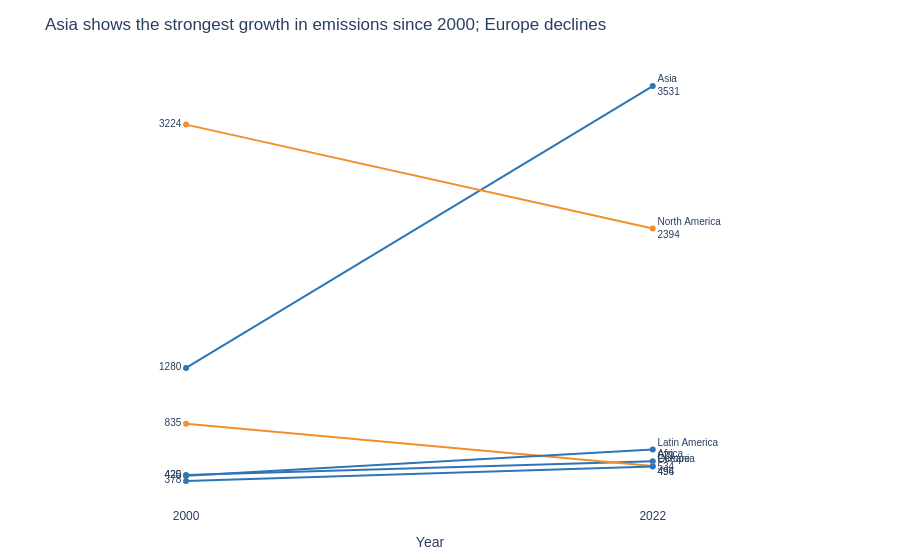

Write notebook code for a chart like this one.
### Code cell
fig.show()

### Figure 1 — Plotly figure (JSON) as saved in the notebook; plotly's stock layout.template omitted (floating-point values rounded to 4 significant figures)
{"data": [{"hovertemplate": "Region=Africa<br>Year=%{x}<br>CO2_Mt=%{y}<extra></extra>", "legendgroup": "Africa", "line": {"color": "#2E75B6", "dash": "solid"}, "marker": {"symbol": "circle"}, "mode": "lines+markers+text", "name": "Africa", "orientation": "v", "showlegend": false, "text": ["425", "Africa<br>534"], "textfont": {"family": "Arial", "size": 10}, "textposition": ["middle left", "middle right"], "type": "scatter", "x": [2000, 2022], "xaxis": "x", "y": [425.4, 534.4], "yaxis": "y"}, {"hovertemplate": "Region=Asia<br>Year=%{x}<br>CO2_Mt=%{y}<extra></extra>", "legendgroup": "Asia", "line": {"color": "#2E75B6", "dash": "solid"}, "marker": {"symbol": "circle"}, "mode": "lines+markers+text", "name": "Asia", "orientation": "v", "showlegend": false, "text": ["1280", "Asia<br>3531"], "textfont": {"family": "Arial", "size": 10}, "textposition": ["middle left", "middle right"], "type": "scatter", "x": [2000, 2022], "xaxis": "x", "y": [1280.0, 3531.0], "yaxis": "y"}, {"hovertemplate": "Region=Europe<br>Year=%{x}<br>CO2_Mt=%{y}<extra></extra>", "legendgroup": "Europe", "line": {"color": "#F28E2B", "dash": "solid"}, "marker": {"symbol": "circle"}, "mode": "lines+markers+text", "name": "Europe", "orientation": "v", "showlegend": false, "text": ["835", "Europe<br>496"], "textfont": {"family": "Arial", "size": 10}, "textposition": ["middle left", "middle right"], "type": "scatter", "x": [2000, 2022], "xaxis": "x", "y": [834.9, 496.5], "yaxis": "y"}, {"hovertemplate": "Region=Latin America<br>Year=%{x}<br>CO2_Mt=%{y}<extra></extra>", "legendgroup": "Latin America", "line": {"color": "#2E75B6", "dash": "solid"}, "marker": {"symbol": "circle"}, "mode": "lines+markers+text", "name": "Latin America", "orientation": "v", "showlegend": false, "text": ["420", "Latin America<br>629"], "textfont": {"family": "Arial", "size": 10}, "textposition": ["middle left", "middle right"], "type": "scatter", "x": [2000, 2022], "xaxis": "x", "y": [419.9, 629.1], "yaxis": "y"}, {"hovertemplate": "Region=North America<br>Year=%{x}<br>CO2_Mt=%{y}<extra></extra>", "legendgroup": "North America", "line": {"color": "#F28E2B", "dash": "solid"}, "marker": {"symbol": "circle"}, "mode": "lines+markers+text", "name": "North America", "orientation": "v", "showlegend": false, "text": ["3224", "North America<br>2394"], "textfont": {"family": "Arial", "size": 10}, "textposition": ["middle left", "middle right"], "type": "scatter", "x": [2000, 2022], "xaxis": "x", "y": [3224.0, 2394.0], "yaxis": "y"}, {"hovertemplate": "Region=Oceania<br>Year=%{x}<br>CO2_Mt=%{y}<extra></extra>", "legendgroup": "Oceania", "line": {"color": "#2E75B6", "dash": "solid"}, "marker": {"symbol": "circle"}, "mode": "lines+markers+text", "name": "Oceania", "orientation": "v", "showlegend": false, "text": ["378", "Oceania<br>494"], "textfont": {"family": "Arial", "size": 10}, "textposition": ["middle left", "middle right"], "type": "scatter", "x": [2000, 2022], "xaxis": "x", "y": [378.4, 493.7], "yaxis": "y"}], "layout": {"font": {"family": "Arial", "size": 12}, "legend": {"title": {"text": "Region"}, "tracegroupgap": 0}, "margin": {"b": 40, "l": 80, "r": 120, "t": 60}, "paper_bgcolor": "white", "plot_bgcolor": "white", "title": {"text": "Asia shows the strongest growth in emissions since 2000; Europe declines"}, "xaxis": {"anchor": "y", "domain": [0, 1], "range": [1995, 2028], "showgrid": false, "ticktext": ["2000", "2022"], "tickvals": [2000, 2022], "title": {"text": "Year"}}, "yaxis": {"anchor": "x", "domain": [0, 1], "showgrid": false, "showticklabels": false, "title": {"text": ""}}}}
